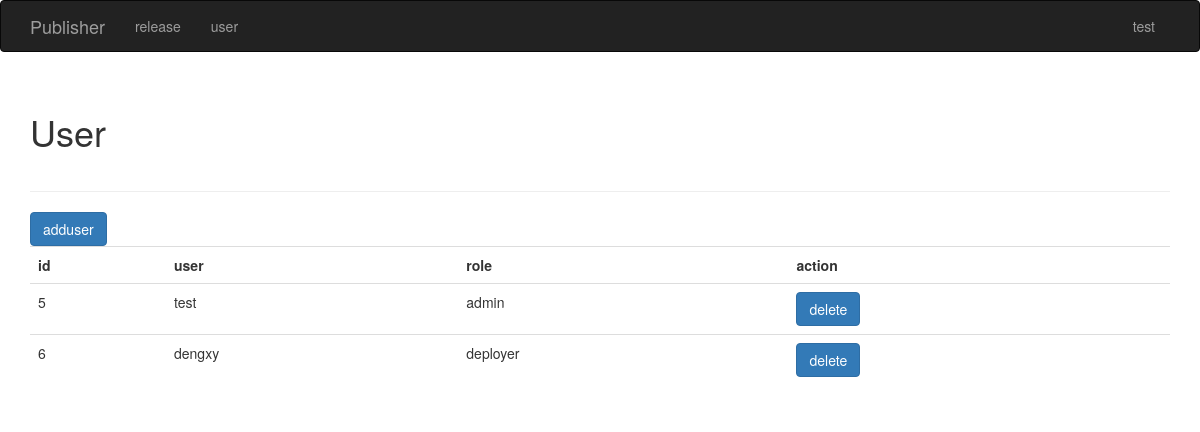
The app's page /user (signed in), older data.
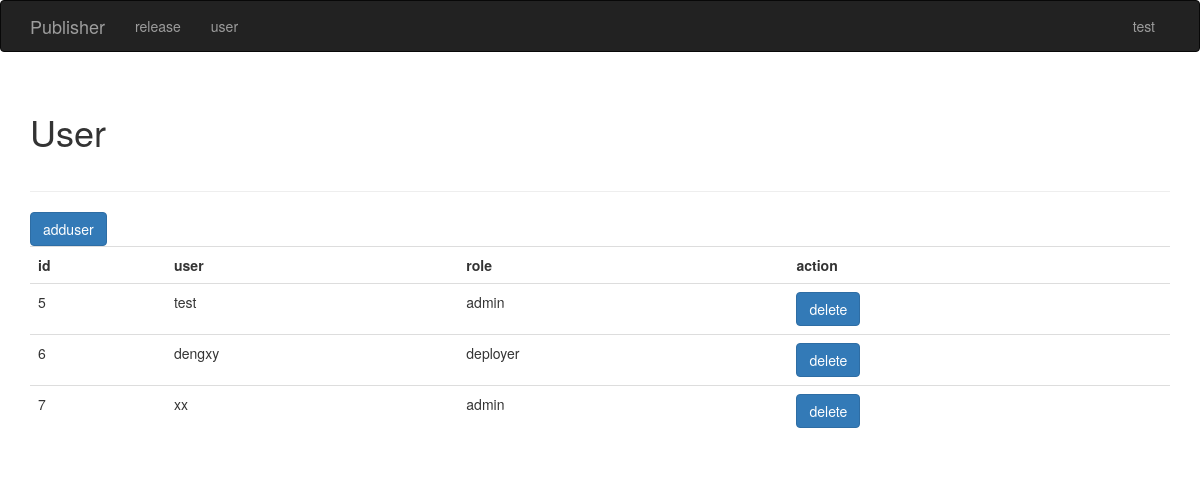
The same page, newer data.
### app/models.py (models this page shows, shortened)
class User(UserMixin,db.Model):
    __tablename__ = 'users'
    id = db.Column(db.Integer,primary_key=True)
    username = db.Column(db.String(64),unique=True,index=True)
    password_hash = db.Column(db.String(128))
    role_id = db.Column(db.Integer,db.ForeignKey('roles.id'))
    role = db.relationship('Role',backref=db.backref('users_set', lazy='dynamic'))
    @property
    def password(self):
        raise AttributeError('password is not a readalbe attribute')
    def can(self,permissions):
        roles = Role.query.filter_by(id=self.role_id).first()
        role_permissions = roles.permissions
        return self.role_id is not None and \
            (role_permissions & permissions) == permissions
    @login_manager.user_loader
    def load_user(user_id):
        return User.query.get(int(user_id))

class Role(db.Model):
    __tablename__ = 'roles'
    id = db.Column(db.Integer,primary_key=True)
    name = db.Column(db.String(64),unique=True)
    permissions = db.Column(db.Integer)

### app/main/views.py (the view)
@main.route('/user',methods=['GET'])
@login_required
@admin_required
def user():
    user_message = []
    user_all = User.query.all()
    for i in user_all:
        role_name = Role.query.filter_by(id=i.role_id).first().name
        user_message.append({'id':i.id,'username':i.username,'role':role_name})
    return render_template('user.html',user_message=user_message)

### app/templates/user.html (shortened to what this page needs)
{% extends "base.html" %}
{% block page_content %}
<div class="page-header">
<h1>User</h1><br>
</div>
<a class="btn btn-primary" href="{{ url_for('main.adduser') }}">adduser</a>
<table class='table'>
<tr>
  <th>id</th>
  <th>user</th>
  <th>role</th>
  <th>action</th>
</tr>
{% for i in user_message %}
  <tr>
  <td>{{ i.id }}</td>
  <td>{{ i.username }}</td>
  <td>{{ i.role }}
  </td>
  <td>
  <a class="btn btn-primary" onclick=alert("sure?") href="{{ url_for('main.deluser',id=i.id) }}">delete</a>
  </td>
  </tr>
{% endfor %}
</table></div>
{% endblock %}

### app/templates/base.html (shortened to what this page needs)
{% extends "bootstrap/base.html" %}
{% block styles %}
        <link href="{{bootstrap_find_resource('css/bootstrap.css', cdn='bootstrap')}}" rel="stylesheet" media="screen">
        <link rel="stylesheet" href="https://cdn.bootcss.com/bootstrap/3.3.7/css/bootstrap.min.css">
{% endblock %}
{% block navbar %}
<div class="navbar navbar-inverse" role="navigation">
         <div class="container">
             <div class="navbar-header">
                 <a class="navbar-brand">Publisher</a>
             </div>
             <div class="navbar-collapse collapse">
                 <ul class="nav navbar-nav">
                     <li><a href="/">release</a></li>
                 </ul>
                 <ul class="nav navbar-nav">
                     <li><a href="/user">user</a></li>
                 </ul>
                 <ul class="nav navbar-nav navbar-right">
                     {% if current_user.is_authenticated %}
                     <li><a href="{{ url_for('main.logout')}}">{{ current_user.username }}</a></li>
                     {% else %}
                     <li><a href="{{ url_for('main.login')}}">Sign in</a></li>
                     {% endif %}
                 </ul>
             </div>
         </div>
</div>
{% endblock %}
{% block content %} <div class="container">
{% block page_content %}{% endblock %} </div>
{% endblock %}

Row changes from the older to the newer data that the page shows:
added User: username "xx"
Text that changed along with them:
new list line: "7 delete"
new list line: "admin"
